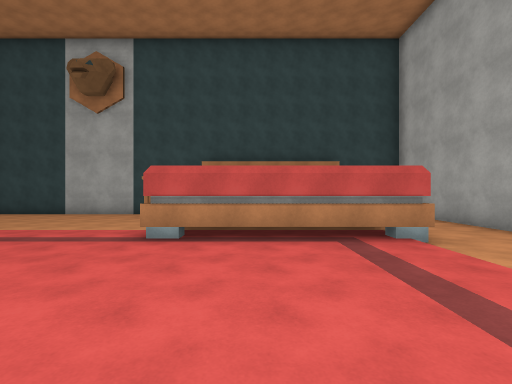
[1] (above)

12 first-person views from a walk through a scene from a Unity 3-D project. The camera is 1.5 m above the floor, looks level and sees 85° across. Doors are open. The floor is counted in squares, 2 m on a side. Each view is taken from the middle of a square. On the plan, view 1 faces up. The plan holds only what a view shows up to about 10 squares ahead; the rest is blank. The place goes on beyond the plan. The player is left out. Some surface patterns are stand-ins.

[2]
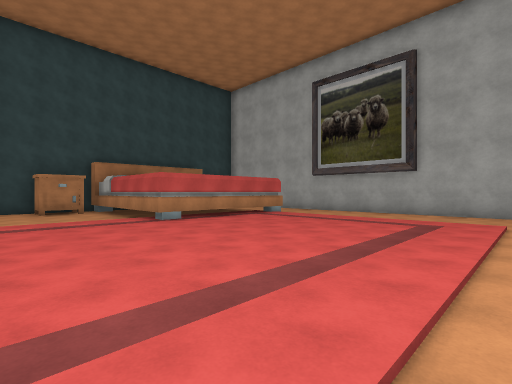

[3]
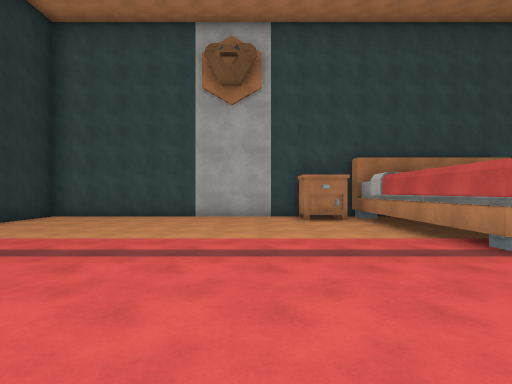

[4]
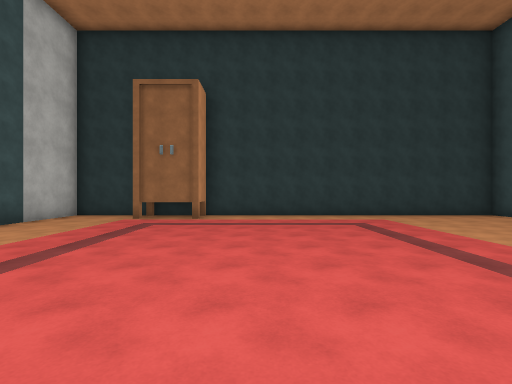

[5]
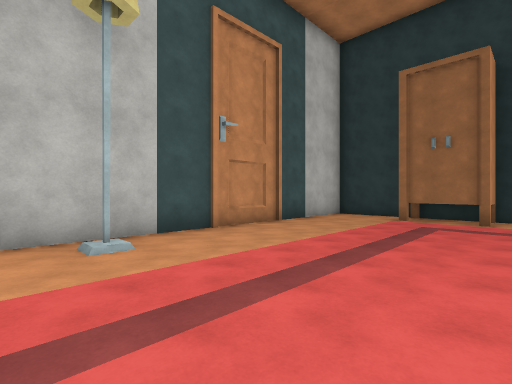

[6]
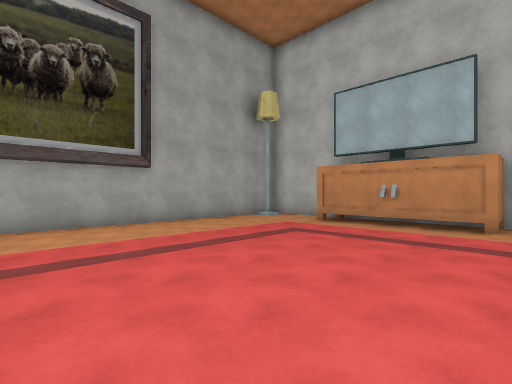

[7]
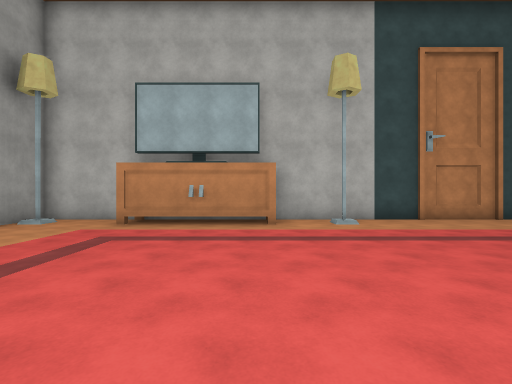

[8]
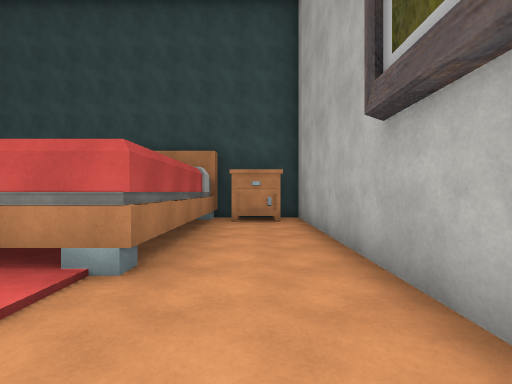

[9]
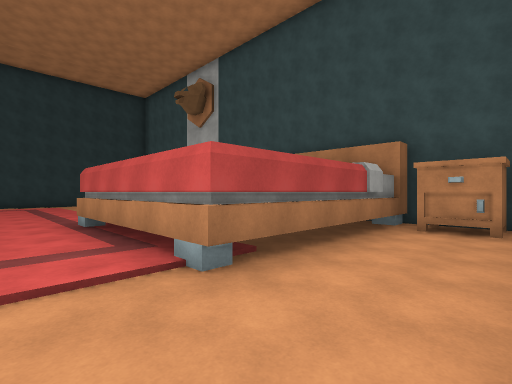

[10]
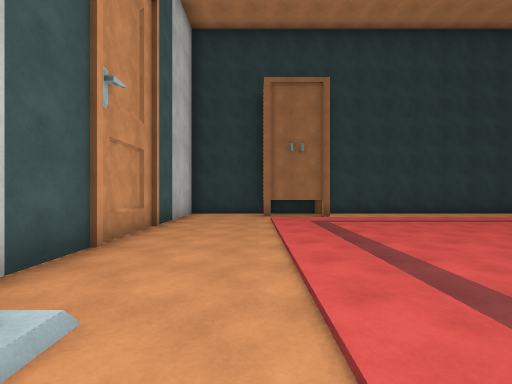

[11]
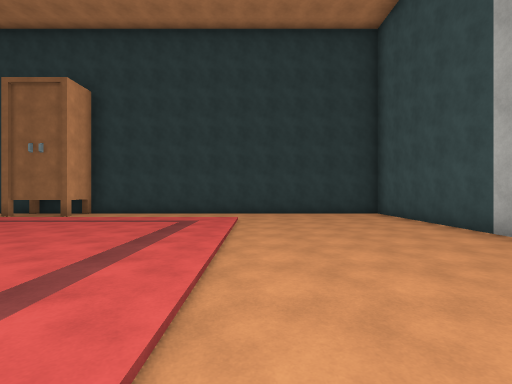

[12]
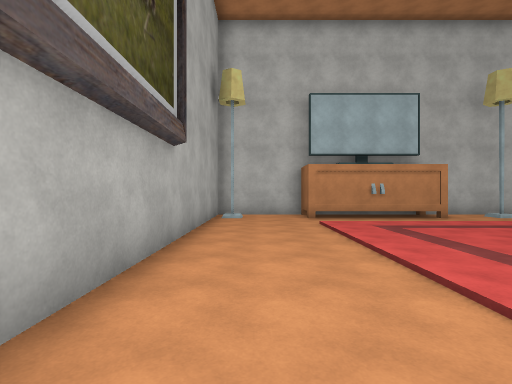

### Floor plan
Points are (right, up) in squares from view 1. A wall is a line through its corners. A room is listed if a view was taken in it or the views show most of it. See-through windows are left out.
Room 1 (views 1, 2, 3, 4, 5, 6, 7, 8, 9, 10, 11, 12)
walls: (-3.6, 9.4) (-3.6, 10); (-3.5, 10.3) (-11.8, 10.3) (-11.8, 0.3) (-10.6, 0.3) (-10.6, -1.7); (-11.8, -1.8) (-11.8, -4.2) (-1.5, -4.2) (-1.5, -3) (2.5, -3) (2.5, -4.2) (5.2, -4.2) (5.2, 10.3) (2.9, 10.3) (2.9, 4.5) (-1.9, 4.5) (-1.9, 10.1); (4.6, 10) (4.6, 9.4)
low walls: (-11.8, 0.1) (-11.8, -1.6)
objects: drawers (-3, 9); drawers (4, 9)

Where each view was taken, in squares from view 1:
view 1: 0 up, 0 right, facing up
view 2: 2 down, 5 left, facing up-right
view 3: 1 up, 5 left, facing up
view 4: 2 up, 2 left, facing left
view 5: 1 up, 2 left, facing down-left
view 6: 4 up, 2 left, facing down-right
view 7: 4 up, 1 left, facing down
view 8: 2 up, 4 right, facing up
view 9: 3 up, 5 right, facing up-left
view 10: 2 down, 2 left, facing left
view 11: 6 up, 2 left, facing left
view 12: 5 up, 4 right, facing down
